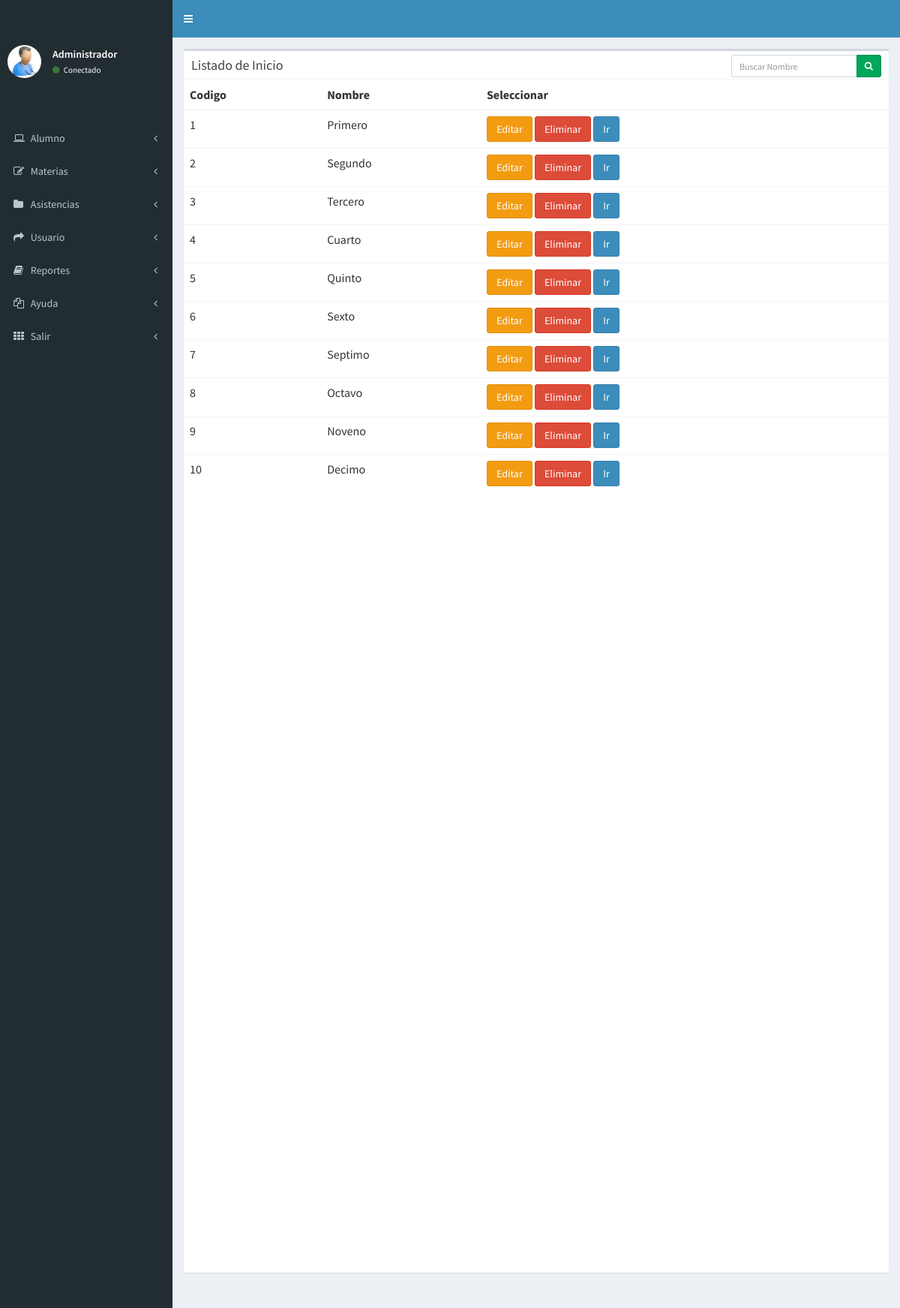
The app's page /Asistencia/Asistencia/buscar_inicio.php with its own data.
### tables this page shows
CREATE TABLE `inicio` (
  `id_inicio` int(11) NOT NULL,
  `nombres` varchar(50) DEFAULT NULL
);

### Asistencia/Asistencia/buscar_inicio.php (the view, shortened to what this page needs)
<html>
<head>
  <link rel="stylesheet" href="bower_components/bootstrap/dist/css/bootstrap.min.css">
  <link rel="stylesheet" href="bower_components/font-awesome/css/font-awesome.min.css">
  <link rel="stylesheet" href="bower_components/Ionicons/css/ionicons.min.css">
  <link rel="stylesheet" href="dist/css/AdminLTE.min.css">
  <link rel="stylesheet" href="dist/css/skins/_all-skins.min.css">
  <link rel="stylesheet" href="bower_components/morris.js/morris.css">
  <link rel="stylesheet" href="bower_components/jvectormap/jquery-jvectormap.css">
  <link rel="stylesheet" href="bower_components/bootstrap-datepicker/dist/css/bootstrap-datepicker.min.css">
  <link rel="stylesheet" href="bower_components/bootstrap-daterangepicker/daterangepicker.css">
  <link rel="stylesheet" href="plugins/bootstrap-wysihtml5/bootstrap3-wysihtml5.min.css">
</head>
<body class="hold-transition skin-blue sidebar-mini">
<div class="wrapper">
  <header class="main-header">
    <nav class="navbar navbar-static-top">
      <a href="#" class="sidebar-toggle" data-toggle="push-menu" role="button">
      </a>
      <div class="navbar-custom-menu">
        <ul class="nav navbar-nav">
          <li class="">
            <a href="#" class="" data-toggle="">
            </a>
          </li>
          <li>
            <a href="#" data-toggle="control-sidebar"><i class=""></i></a>
          </li>
        </ul>
      </div>
    </nav>
  </header>
  <aside class="main-sidebar">
    <section class="sidebar">
      <div class="user-panel">
        <div class="pull-left image">
          <img src="imagenes/admin.jpg" class="img-circle" alt="User Image">
        </div>
        <div class="pull-left info">
          <p>Administrador</p>
          <a href="#"><i class="fa fa-circle text-success"></i> Conectado</a>
        </div>
      </div>
      <ul class="sidebar-menu" data-widget="tree">
        <li class="treeview">
          <a href="#">
        </li>
        <li class="treeview">
          <a href="#">
            <i class="fa fa-laptop"></i>
            <span>Alumno</span>
            <span class="pull-right-container">
              <i class="fa fa-angle-left pull-right"></i>
            </span>
          </a>
        </li>
<li class="treeview">
          <a href="#">
            <i class="fa fa-edit"></i> <span>Materias</span>
            <span class="pull-right-container">
              <i class="fa fa-angle-left pull-right"></i>
            </span>
          </a>
        </li>
        <li class="treeview">
          <a href="">
            <i class="fa fa-folder"></i> <span>Asistencias</span>
            <span class="pull-right-container">
              <i class="fa fa-angle-left pull-right"></i>
            </span>
          </a>
        </li>
        <li class="treeview">
          <a href="#">
            <i class="fa fa-share"></i> <span>Usuario</span>
            <span class="pull-right-container">
              <i class="fa fa-angle-left pull-right"></i>
            </span>
          </a>
        </li>
<li class="treeview">
          <a href="#">
            <i class="fa fa-book"></i> <span>Reportes</span>
            <span class="pull-right-container">
              <i class="fa fa-angle-left pull-right"></i>
            </span>
          </a>
        </li>
<li class="treeview">
          <a href="#">
            <i class="fa fa-files-o"></i> <span>Ayuda</span>
            <span class="pull-right-container">
              <i class="fa fa-angle-left pull-right"></i>
            </span>
          </a>
        </li>
<li class="treeview">
          <a href="#">
            <i class="fa fa-th"></i> <span>Salir</span>
            <span class="pull-right-container">
              <i class="fa fa-angle-left pull-right"></i>
            </span>
          </a>
                </li>
              </ul>
    </section>
  </aside>
<form action="buscar_Inicio.php" method="get" class="form_search">
  <div class="content-wrapper">
    <section class="content-header">
      <div class="row">
        <div class="col-xs-12">
          <div class="box">
            <div class="box-header">
              <h3 class="box-title"><center>Listado de Inicio</h3></center>
              <div class="box-tools">
                <div class="input-group input-group-sm" style="width: 200px;">
                  <input type="text" name ="busqueda"
                  class="form-control pull-right" placeholder="Buscar Nombre" id="busqueda">
                  <div class="input-group-btn">
                    <button type="submit" class="btn btn-success"><i class="fa fa-search"></i></button>
                  </div>
                </div>
              </div>
            </div>
</form>
            <div class="box-body table-responsive no-padding">
              <table class="table table-hover">
                <tr>
                  <th>Codigo</th>
                  <th>Nombre</th>
                    <td colspan="3"><b> Seleccionar</b>
</tr>
<?php
include ("conectar.php");
$busqueda = $_REQUEST['busqueda'];
$query =mysqli_query($conexion,"SELECT      id_Inicio,nombres
FROM Inicio  where nombres like '%$busqueda%'");
while($row = mysqli_fetch_array($query)){
  ?>
<tr>
<td><?php echo $row['id_Inicio']; ?></td>
<td><?php echo $row['nombres']; ?></td>
<td><a href="Feditar_Inicio.php?id=<?php echo $row['id_Inicio']; ?>" class="btn btn-warning"> Editar</a>
<a href="eliminar_dato_Inicio.php?id=<?php echo $row['id_Inicio']; ?>" class="btn btn-danger">Eliminar</a>
 <A HREF="Inicio.php"  class="btn btn-primary">Ir</A><br>
</tr>
<?php
}
?>
              </table>
         <br><br><br><br><br><br><br><br><br><br><br><br><br><br><br><br><br><br><br><br><br><br><br><br><br><br><br><br><br><br><br><br><br><br><br><br><br><br><br><br><br><br><br><br><br><br><br><br><br><br><br><br>
            </div>
          </div>
</body>
</html>

### records on screen
inicio: id_inicio "1", nombres "Primero"
inicio: id_inicio "2", nombres "Segundo"
inicio: id_inicio "3", nombres "Tercero"
inicio: id_inicio "4", nombres "Cuarto"
inicio: id_inicio "5", nombres "Quinto"
inicio: id_inicio "6", nombres "Sexto"
inicio: id_inicio "7", nombres "Septimo"
inicio: id_inicio "8", nombres "Octavo"
inicio: id_inicio "9", nombres "Noveno"
inicio: id_inicio "10", nombres "Decimo"
